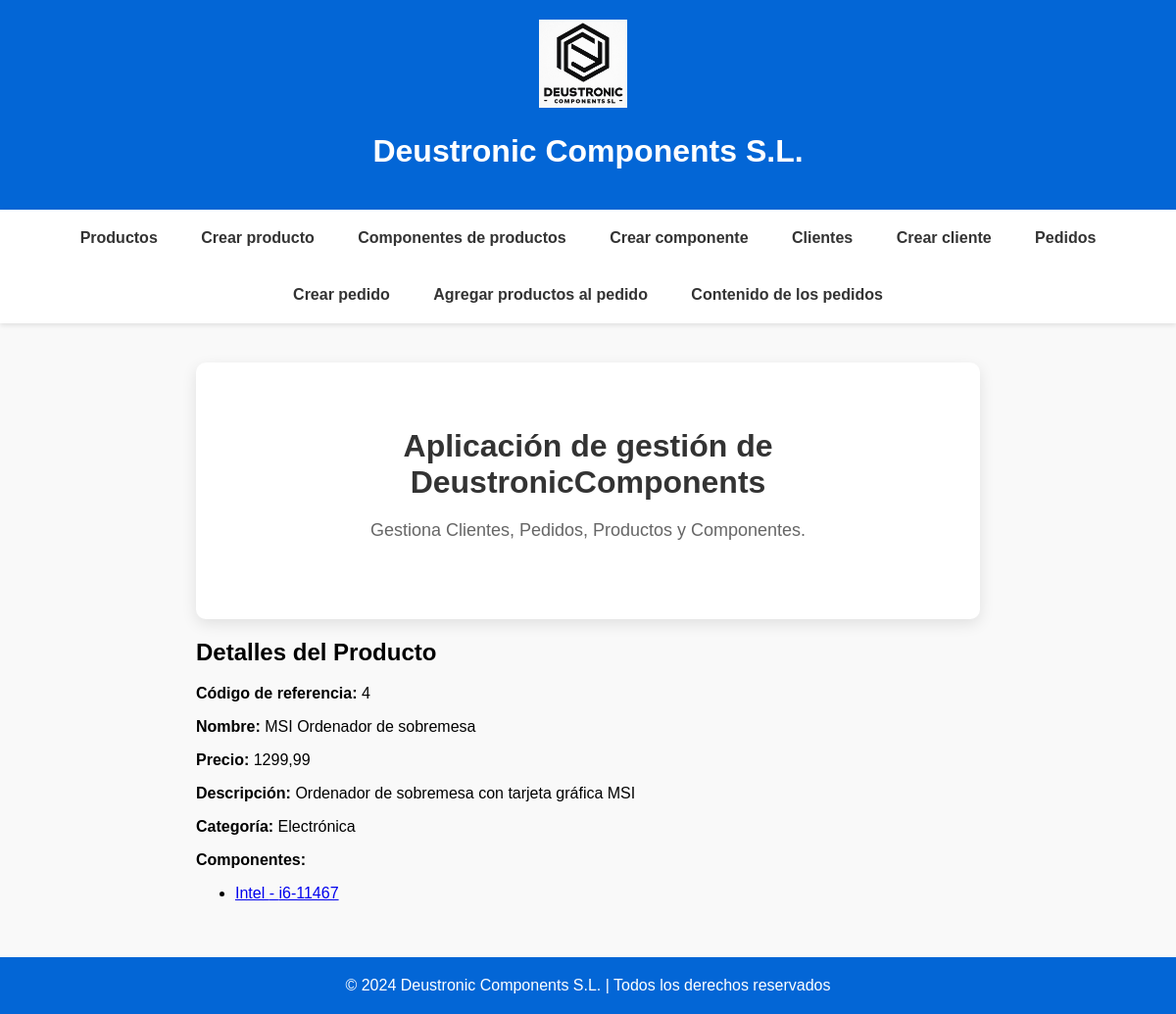
Page /appDeustronicComponents/producto/4/ on the earlier database version.
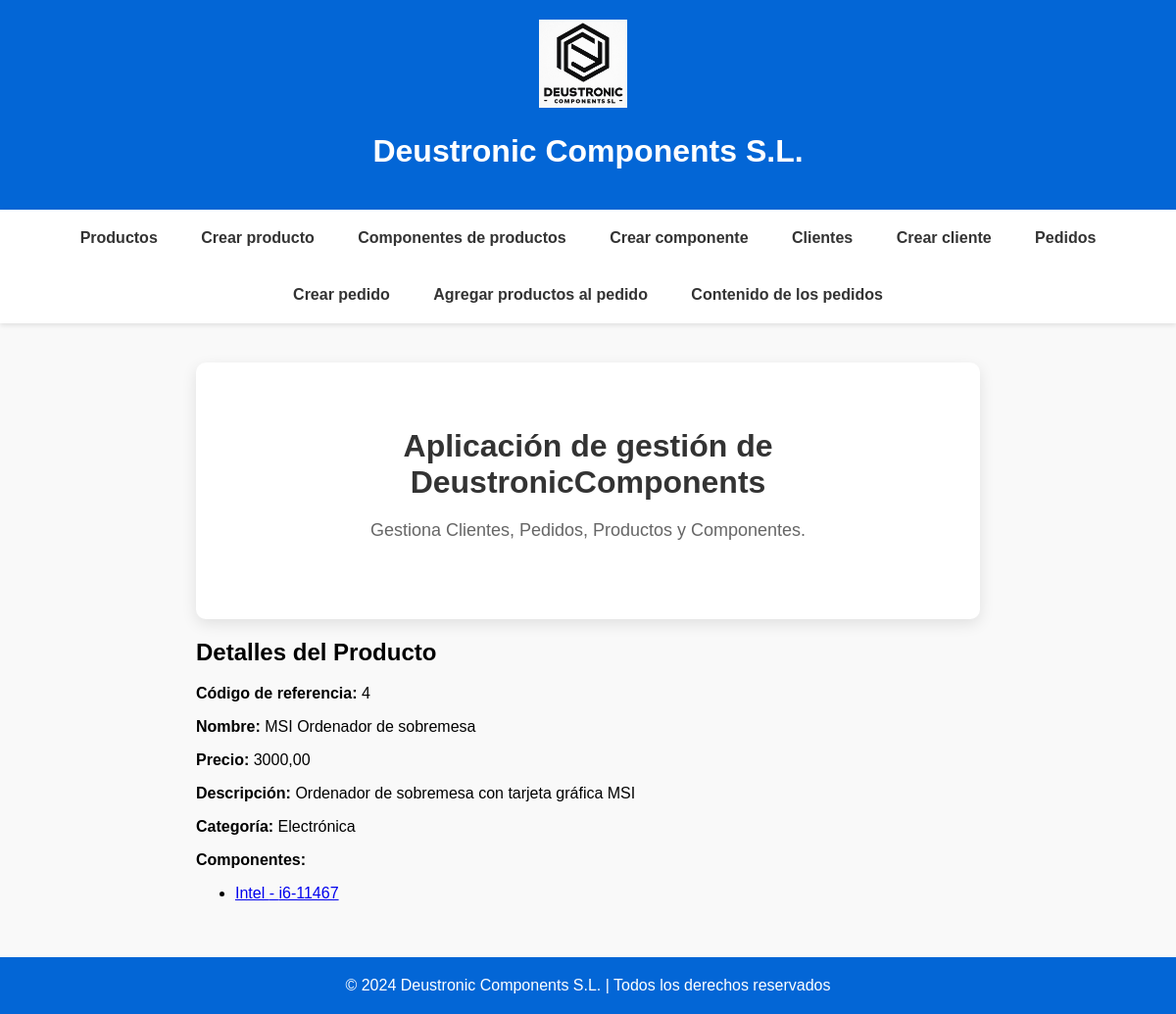
Same page on the later database version.
### appDeustronicComponents/models.py (models this page shows, shortened)
class Producto(models.Model):
    cod_ref_prod = models.CharField(max_length=100, primary_key=True)
    precio = models.DecimalField(max_digits=10, decimal_places=2)
    nombre = models.CharField(max_length=100)
    descripcion = models.TextField()
    categoria = models.CharField(max_length=100)
    componente = models.ManyToManyField(Componente)
    created = models.DateTimeField(auto_now_add=True)
    updated = models.DateTimeField(auto_now=True)
    class Meta:
        verbose_name_plural = "productos"
        verbose_name = "producto"
        ordering = ["-created"]

### appDeustronicComponents/views.py (the view)
# urls.py: path('producto/<int:pk>/', ProductoDetailView.as_view(), name='detalle_producto'),
class ProductoDetailView(DetailView):
    model = Producto
    template_name = 'appDeustronicComponents/producto_detail.html'
    context_object_name = 'producto'
    def get_queryset(self):
        return Producto.objects.filter(pk=self.kwargs['pk'])
    def get_context_data(self, **kwargs):
        context = super().get_context_data(**kwargs)
        producto = self.get_object()
        componentes = producto.componente.all()
        context['componentes'] = componentes
        return context

### templates/appDeustronicComponents/producto_detail.html (shortened to what this page needs)
{% extends 'base.html' %}
{% block contenido %}
    <h2>Detalles del Producto</h2>
    <p><strong>Código de referencia:</strong> {{ producto.cod_ref_prod }}</p>
    <p><strong>Nombre:</strong> {{ producto.nombre }}</p>
    <p><strong>Precio:</strong> {{ producto.precio }}</p>
    <p><strong>Descripción:</strong> {{ producto.descripcion }}</p>
    <p><strong>Categoría:</strong> {{ producto.categoria }}</p>
    <p><strong>Componentes:</strong></p>
    <ul>
        {% for componente in componentes %}
            <li><a href="{% url 'detalle_componente' componente.pk %}">{{ componente.marca }} - {{ componente.modelo }}</a> </li>
        {% empty %}
            <li>No hay componentes asociados a este producto.</li>
        {% endfor %}
    </ul>
{% endblock %}

Differences in the rows shown:
changed Producto "MSI Ordenador de sobremesa": precio "1299,99" → "3000,00"
